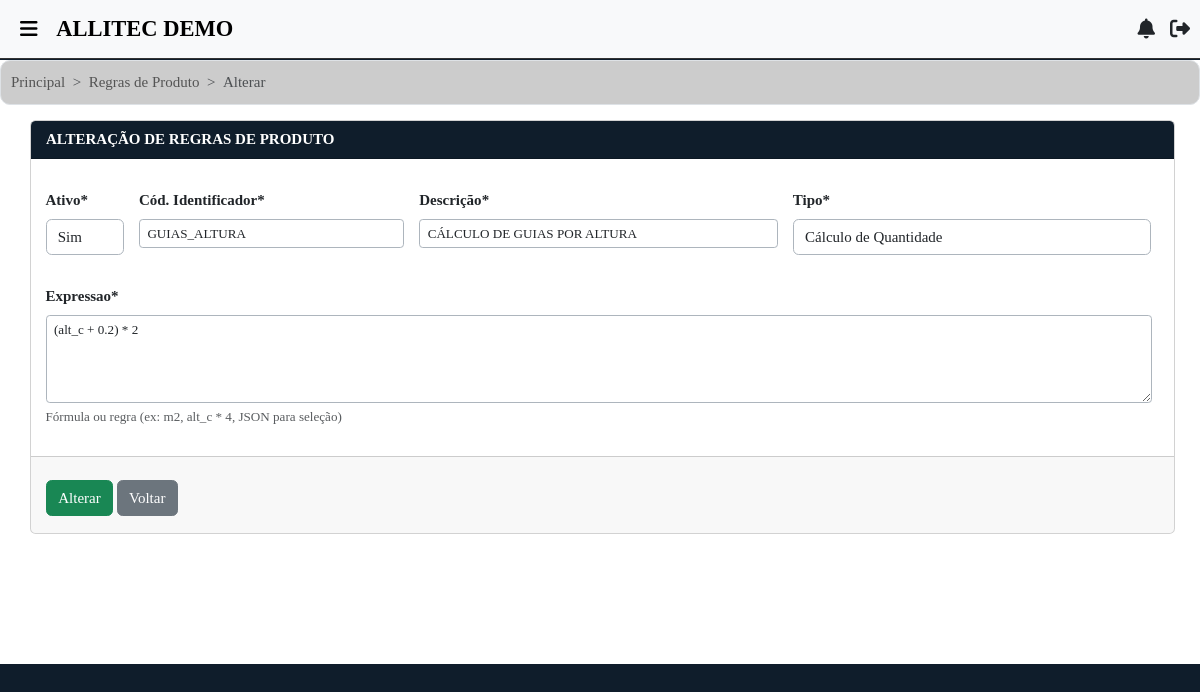
The page /regras_produto/att/1/ (signed in) on the database its author committed.
### filiais/models.py (models this page shows, shortened)
class Usuario(AbstractUser):
    empresa = models.ForeignKey(Empresa, on_delete=models.CASCADE, related_name="usuarios", null=True, blank=True)
    filial_user = models.ForeignKey(Filial, on_delete=models.SET_NULL, null=True, blank=True, related_name="usuarios")
    codigo_local = models.PositiveIntegerField(blank=True, null=True)
    gerar_senha_lib = models.BooleanField(default=False, verbose_name='Gerar Senha de Liberação')
    senha_liberacao = models.CharField(max_length=20, blank=True, null=True, verbose_name='Senha de Liberação')
    is_master = models.BooleanField(default=False)
    class Meta:
        unique_together = ('username', 'empresa')

class Filial(models.Model):
    situacao = models.CharField(
        max_length=10,
        verbose_name="Situação",
        choices=[
            ('Ativa', 'Ativa'),
            ('Inativa', 'Inativa')
        ]
    )
    layout_contrato = models.CharField(
        max_length=10,
        verbose_name="Layout Contrato",
        choices=[
            ('Layout 1', 'Layout 1'),
            ('Layout 2', 'Layout 2')
        ],
        default="Layout 1"
    )
    tp_chave = models.CharField(
        max_length=20,
        verbose_name="Tipo de Chave Pix",
        choices=[
            ('CPF', 'CPF'),
            ('CNPJ', 'CNPJ'),
            ('E-mail', 'E-mail'),
            ('Telefone', 'Telefone'),
            ('Chave Aleatória', 'Chave Aleatória')
        ]
    )
    chave_pix = models.CharField(
        max_length=100,
        verbose_name="Chave Pix"
    )
    banco_fil = models.ForeignKey('bancos.Banco', on_delete=models.CASCADE, null=True, blank=True)
    beneficiario = models.CharField(max_length=255, verbose_name='Nome Beneficiário')
    info_comp = models.TextField(default="Obrigado pela preferência!", blank=True)
    info_orcamento = models.TextField(default="*Caro cliente, caso você encontre um orçamento com valor inferior, podemos analisar o orçamento concorrente para fecharmos negócio.", blank=True)
    cnpj = models.CharField(max_length=20, verbose_name='CNPJ')
    ie = models.CharField(max_length=20, verbose_name='Inscrição Estadual')
    razao_social = models.CharField(max_length=100, verbose_name='Razão Social')
    fantasia = models.CharField(max_length=100, verbose_name='Fantasia')
    endereco = models.CharField(max_length=100, verbose_name='Endereço')
    cep = models.CharField(max_length=10, verbose_name='CEP')
    numero = models.CharField(max_length=10, verbose_name='Nº')
    bairro_fil = models.ForeignKey('bairros.Bairro', on_delete=models.SET_NULL, null=True)
    complem = models.CharField(max_length=20, verbose_name='Complemento', blank=True)
    cidade_fil = models.ForeignKey('cidades.Cidade', on_delete=models.SET_NULL, null=True)
    uf = models.ForeignKey('estados.Estado', on_delete=models.SET_NULL, null=True)
    tel = models.CharField(max_length=15, verbose_name='Fone')
    email = models.EmailField(max_length=40, verbose_name='E-mail')
    fantasia_normalizado = models.CharField(max_length=255, editable=False)
    logo = models.FileField(upload_to='logo/', null=True, blank=True, default='default_logo.png')
    vinc_emp = models.ForeignKey(Empresa, on_delete=models.CASCADE)
    dt_criacao = models.CharField(
        max_length=30,
        verbose_name='Data de Registro',
        default=data_hoje_formatada
    )
    dt_inativacao = models.CharField(max_length=30, verbose_name='Data de Inativação', blank=True, null=True)
    principal = models.BooleanField(default=False, verbose_name='Filial Principal')
    vinculada_a = models.ForeignKey('self', null=True, blank=True, on_delete=models.CASCADE, related_name='filiais_secundarias', verbose_name='Filial Vinculada à')
    class Meta:
        verbose_name_plural = "Filiais"

### regras_produto/models.py (models this page shows, shortened)
class RegraProduto(models.Model):
    vinc_emp = models.ForeignKey('empresas.Empresa', on_delete=models.CASCADE)
    codigo = models.CharField(
        max_length=50,
        help_text="Identificador interno da regra (ex: MOTOR, LAMINA, PINTURA)"
    )
    descricao = models.CharField(
        max_length=100,
        help_text="Descrição legível da regra"
    )
    tipo = models.CharField(
        max_length=20,
        choices=[
            ('QTD', 'Cálculo de Quantidade'),
            ('SELECAO', 'Seleção Automática'),
        ]
    )
    expressao = models.TextField(
        help_text="Fórmula ou regra (ex: m2, alt_c * 4, JSON para seleção)"
    )
    ativo = models.BooleanField(default=True)
    class Meta:
        unique_together = ('vinc_emp', 'codigo')

### regras_produto/views.py (the view)
# urls.py: path("att/<int:id>/", views.att_regra, name='att-regra'),
@login_required
def att_regra(request, id):
    e = get_object_or_404(RegraProduto, pk=id)
    form = RegraProdutoForm(instance=e)
    if not request.user.has_perm('regras_produto.change_regraproduto'):
        messages.info(request, 'Você não tem permissão para editar regras de produto.')
        return redirect('/regras_produto/lista/')
    if request.method == 'POST':
        form = RegraProdutoForm(request.POST, instance=e)
        if form.is_valid():
            e.save()
            est = str(e.id)
            messages.success(request, 'Regra atualizada com sucesso!')
            return redirect('/regras_produto/lista/?tp=cod&s=' + est)
        else:
            error_messages = []
            for field in form:
                if field.errors:
                    for error in field.errors:
                        error_messages.append(f"<i class='fa-solid fa-xmark'></i> Campo ({field.label}) é obrigatório!")
            return render(request, 'regras_produto/att.html', {'form': form, 'e': e, 'error_messages': error_messages})
    else:
        return render(request, 'regras_produto/att.html', {'form': form, 'e': e})

### filiais/context_processors.py (called while the page is built)
def notificacoes(request):
    if request.user.is_authenticated:
        notificacoes = Notification.objects.filter(recipient=request.user, unread=True)
        return {'notificacoes': notificacoes}
    return {'notificacoes': []}

### templates/regras_produto/att.html (shortened to what this page needs)
{% extends 'base.html' %}
{% load static %}
{% load crispy_forms_tags %}
{% block content %}
<div class="container-fluid bg-white">
    <nav style="--bs-breadcrumb-divider: '>';" aria-label="breadcrumb">
        <ol class="breadcrumb">
            <li class="breadcrumb-item"><a href="{% url 'inicio' %}" id="item-naveg">Principal</a></li>
            <li class="breadcrumb-item"><a href="{% url 'lista-regras' %}" id="item-naveg">Regras de Produto</a></li>
            <li class="breadcrumb-item active" aria-current="page">Alterar</li>
        </ol>
    </nav>
    <div class="formularios">
        <form method="POST" id="createForm" enctype="multipart/form-data">
            {% if form %}
                <div class="card">
                    <div class="card-header">
                        <span>
                            ALTERAÇÃO DE REGRAS DE PRODUTO
                        </span>
                    </div>
                    <div class="card-body">
                        <div class="row g-3" style="margin-left: -8px;">
                            <div class="col-md-1">
                                {{ form.ativo|as_crispy_field }}
                            </div>
                            <div class="col-md-3">
                                {{ form.codigo|as_crispy_field }}
                            </div>
                            <div class="col-md-4">
                                {{ form.descricao|as_crispy_field }}
                            </div>
                            <div class="col-md-4">
                                {{ form.tipo|as_crispy_field }}
                            </div>
                            <div class="col-md-12">
                                {{ form.expressao|as_crispy_field }}
                            </div>
                        </div>
                    </div>
                    <div class="card-footer">
                        <div class="base_botao">
                            <button type="button" class="btn btn-success botoes" data-bs-toggle="modal" data-bs-target="#staticBackdrop" id="openModalBtn">Alterar</button>
                            <a href="#" class="btn btn-secondary botoes" id="voltarBtn" style="margin-right: 10px;" data-bs-toggle="modal" data-bs-target="#loadingModal">Voltar</a>
                        </div>
                    </div>
                </div>
            {% endif %}
        </form>
    </div>
</div>
{% endblock %}

### templates/base.html (shortened to what this page needs)
<!doctype html>
{% load static %}
<html lang="pt-BR">
<head>
    <link href="https://cdn.jsdelivr.net/npm/bootstrap@5.3.2/dist/css/bootstrap.min.css" rel="stylesheet">
    <link href="https://cdn.jsdelivr.net/npm/select2@4.1.0-rc.0/dist/css/select2.min.css" rel="stylesheet" />
    <link rel="stylesheet" href="https://code.jquery.com/ui/1.14.1/themes/base/jquery-ui.css">
    <link rel="stylesheet" type="text/css" href="https://cdn.jsdelivr.net/npm/toastify-js/src/toastify.min.css">
    <link rel="stylesheet" href="{% static 'css/styles.css' %}">
</head>
<body>
    <div class="container-fluid">
        {% if user.is_authenticated %}
            <nav class="navbar fixed-top navbar-expand-lg bg-body-tertiary">
                <div class="container-fluid">
                    <div class="d-flex align-items-center">
                        <i class="navbar-brand fa-solid fa-bars"
                           style="margin-left: 20px; font-size: 20px;"
                           data-bs-toggle="offcanvas"
                           href="#offcanvasExample"
                           role="button"
                           aria-controls="offcanvasExample"></i>
                        {% if request.user.is_superuser %}
                            <a class="navbar-brand ms-1" href="{% url 'lista-empresas' %}" style="text-decoration: none;">
                                <div class="text-uppercase" style="font-size: 1.5rem; font-weight: bold;">
                                    ADMINISTRAÇÃO
                                </div>
                            </a>
                        {% else %}
                            <a class="navbar-brand ms-1" href="{% url 'inicio' %}" style="text-decoration: none;">
                                <div class="text-uppercase" style="font-size: 1.5rem; font-weight: bold;">
                                    {{ request.user.filial_user.fantasia }}
                                </div>
                            </a>
                        {% endif %}
                    </div>
                    <div class="d-flex align-items-center ms-auto" style="font-size: 20px; margin-right: 10px;">
                        <div class="nav-item dropdown">
                            <a class="nav-link" href="#" id="notificationsDropdown" role="button"
                               data-bs-toggle="dropdown" aria-expanded="false">
                                <i class="fas fa-bell"></i>
                            </a>
                        </div>
                        {% if request.user.is_superuser %}
                            <div class="nav-item ms-3">
                                <a class="nav-link" href="{% url 'logout-view-superuser' %}" title="Sair"
                                   onclick="showLoadingModal()">
                                    <i class="fa-solid fa-right-from-bracket"></i>
                                </a>
                            </div>
                        {% else %}
                            <div class="nav-item ms-3">
                                <a class="nav-link" href="{% url 'logout-view' %}" title="Sair"
                                   onclick="showLoadingModal()">
                                    <i class="fa-solid fa-right-from-bracket"></i>
                                </a>
                            </div>
                        {% endif %}
                    </div>
                </div>
            </nav>
        {% endif %}
    </div>
    {% block content %}{% endblock %}
</body>
</html>

### static/css/styles.css (style rules this page uses)
body, html { width: 100%; min-height: 100%; margin: 0; padding: 0; background: #0f1d2b; font-size: 15px; font-family: Times; overflow-x: hidden; overflow-y: auto; }
.card { margin-left: 10px; margin-right: 10px; margin-bottom: 130px; }
.container-fluid.bg-white { margin-top: 60px; }
label { font-weight: bold; }
@media (min-width: 769px) { .container-fluid.bg-white { overflow-y: auto; } }
.card-header { background-color: #0f1d2b; color: white; font-weight: bold; }
.container-fluid { padding: 0; height: auto; max-height: none; overflow-y: visible; }
.container-fluid .row { margin: 0; }
.navbar { border-bottom: 1px solid #333; margin-bottom: 20px; }
.navbar-brand { font-weight: bold; }
#item-naveg { text-decoration: none; color: #545454; }
.breadcrumb { background-color: #CCC; padding: 1%; }
.botoes { margin-bottom: 10px; }
.formularios { margin-left: 20px; margin-right: 15px; }
.base_botao { margin-top: 15px; }
html, body { max-width: 100%; overflow-x: hidden; }
.breadcrumb { border: 1px solid #dee2e6; border-radius: 10px; padding: 10px; }
.form-select { -webkit-appearance: none;-moz-appearance: none;appearance: none;background: none;padding-right: 10px; }
* { scrollbar-width: thin; scrollbar-color: #0f1d2b #f1f1f1; }

### rows shown on the page
Usuario: user.filial_user.fantasia "ALLITEC DEMO"
RegraProduto: ativo "Sim", codigo "GUIAS_ALTURA", descricao "Cálculo de guias por altura", tipo "Cálculo de Quantidade", expressao "(alt_c + 0.2) * 2"
